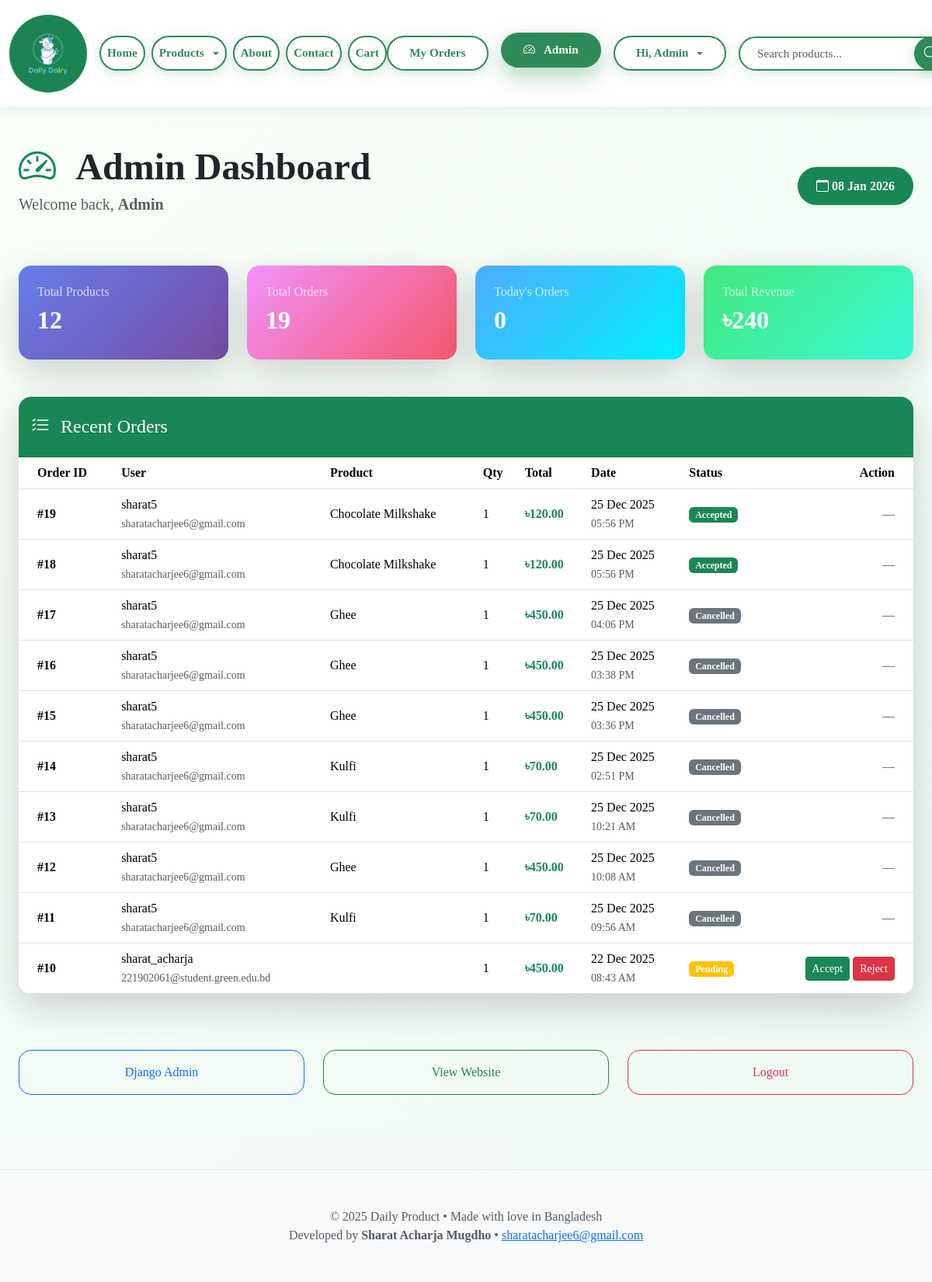
/admin-dashboard/ (signed in), run on the app's committed database.
### app/models.py (models this page shows, shortened)
class Order(models.Model):
    STATUS_CHOICES = (
        ('pending', 'Pending'),
        ('accepted', 'Accepted'),
        ('rejected', 'Rejected'),
        ('paid', 'Paid'),
        ('failed', 'Failed'),
        ('cancelled', 'Cancelled'),
    )
    user = models.ForeignKey(
        User,
        on_delete=models.SET_NULL,
        null=True,
        blank=True
    )
    product = models.ForeignKey(
        Product,
        on_delete=models.CASCADE,
        null=True,
        blank=True
    )
    total = models.DecimalField(max_digits=10, decimal_places=2)
    status = models.CharField(
        max_length=20,
        choices=STATUS_CHOICES,
        default='pending'
    )
    created_at = models.DateTimeField(default=timezone.now)
    updated_at = models.DateTimeField(auto_now=True)
    shipping_address = models.TextField(blank=True, null=True)

class Product(models.Model):
    title = models.CharField(max_length=100)
    selling_price = models.FloatField()
    discounted_price = models.FloatField()
    image = CloudinaryField('image', blank=True, null=True)
    description = models.TextField()
    composition = models.TextField(default='')
    prodapp = models.TextField(default='')
    category = models.CharField(choices=CATEGORY_CHOICES, max_length=2)
    slug = models.SlugField(blank=True, null=True, unique=True)

### app/views.py (the view)
# urls.py: path('admin-dashboard/', views.admin_dashboard, name='admin_dashboard'),
@login_required
@user_passes_test(lambda u: u.is_staff)
def admin_dashboard(request):
    orders = Order.objects.select_related('user', 'product').order_by('-created_at')
    products = Product.objects.all()
    today = timezone.now().date()
    today_orders = Order.objects.filter(created_at__date=today).count()
    total_revenue = Order.objects.filter(
        status__in=['accepted', 'paid']
    ).aggregate(total=Sum('total'))['total'] or 0
    context = {
        'orders': orders,
        'products': products,
        'today_orders': today_orders,
        'total_revenue': total_revenue,
        'today': today,
    }
    return render(request, 'app/admin_dashboard.html', context)

### app/templates/app/admin_dashboard.html (shortened to what this page needs)
{% extends 'app/base.html' %}
{% load static %}
{% block main-content %}
<div class="container-fluid py-5 px-4"
     style="background: linear-gradient(135deg, #f8fff9 0%, #f0f8f4 100%); min-height: 100vh;">
    <div class="d-flex justify-content-between align-items-center mb-5">
        <div>
            <h1 class="display-5 fw-bold text-dark mb-1">
                <i class="bi bi-speedometer2 text-success me-3"></i> Admin Dashboard
            </h1>
            <p class="text-muted fs-5">
                Welcome back, <strong>{{ user.username }}</strong>
            </p>
        </div>
        <div class="text-end">
            <span class="badge bg-success fs-6 px-4 py-3 rounded-pill shadow-sm">
                <i class="bi bi-calendar"></i> {{ today|date:"d M Y" }}
            </span>
        </div>
    </div>
    <div class="row g-4 mb-5">
        <div class="col-xl-3 col-md-6">
            <div class="card border-0 shadow-lg rounded-4 h-100"
                 style="background: linear-gradient(135deg, #667eea, #764ba2);">
                <div class="card-body text-white p-4">
                    <h6 class="opacity-75">Total Products</h6>
                    <h2 class="fw-bold">{{ products.count }}</h2>
                </div>
            </div>
        </div>
        <div class="col-xl-3 col-md-6">
            <div class="card border-0 shadow-lg rounded-4 h-100"
                 style="background: linear-gradient(135deg, #f093fb, #f5576c);">
                <div class="card-body text-white p-4">
                    <h6 class="opacity-75">Total Orders</h6>
                    <h2 class="fw-bold">{{ orders.count }}</h2>
                </div>
            </div>
        </div>
        <div class="col-xl-3 col-md-6">
            <div class="card border-0 shadow-lg rounded-4 h-100"
                 style="background: linear-gradient(135deg, #4facfe, #00f2fe);">
                <div class="card-body text-white p-4">
                    <h6 class="opacity-75">Today's Orders</h6>
                    <h2 class="fw-bold">{{ today_orders }}</h2>
                </div>
            </div>
        </div>
        <div class="col-xl-3 col-md-6">
            <div class="card border-0 shadow-lg rounded-4 h-100"
                 style="background: linear-gradient(135deg, #43e97b, #38f9d7);">
                <div class="card-body text-white p-4">
                    <h6 class="opacity-75">Total Revenue</h6>
                    <h2 class="fw-bold">৳{{ total_revenue|floatformat:0 }}</h2>
                </div>
            </div>
        </div>
    </div>
    <div class="card border-0 shadow-lg rounded-4 overflow-hidden">
        <div class="card-header bg-success text-white py-4">
            <h4 class="mb-0">
                <i class="bi bi-list-check me-2"></i> Recent Orders
            </h4>
        </div>
        <div class="card-body p-0">
            <div class="table-responsive">
                <table class="table table-hover align-middle mb-0">
                    <thead class="bg-light">
                        <tr>
                            <th class="ps-4">Order ID</th>
                            <th>User</th>
                            <th>Product</th>
                            <th>Qty</th>
                            <th>Total</th>
                            <th>Date</th>
                            <th>Status</th>
                            <th class="text-end pe-4">Action</th>
                        </tr>
                    </thead>
                    <tbody>
                    {% for order in orders|slice:":10" %}
                        <tr>
                            <td class="ps-4 fw-bold">#{{ order.id }}</td>
                            <td>
                                {{ order.user.username }}<br>
                                <small class="text-muted">{{ order.user.email }}</small>
                            </td>
                            <td>{{ order.product.title }}</td>
                            <td>1</td>
                            <td class="fw-bold text-success">
                                ৳{{ order.total }}
                            </td>
                            <td>
                                {{ order.created_at|date:"d M Y" }}<br>
                                <small class="text-muted">
                                    {{ order.created_at|time:"h:i A" }}
                                </small>
                            </td>
                            <td>
                                {% if order.status == 'pending' %}
                                    <span class="badge bg-warning">Pending</span>
                                {% elif order.status == 'accepted' %}
                                    <span class="badge bg-success">Accepted</span>
                                {% elif order.status == 'rejected' %}
                                    <span class="badge bg-danger">Rejected</span>
                                {% elif order.status == 'cancelled' %}
                                    <span class="badge bg-secondary">Cancelled</span>
                                {% endif %}
                            </td>
                            <td class="text-end pe-4">
                                {% if order.status == 'pending' %}
                                    <a href="{% url 'order_status' order.id 'accepted' %}"
                                       class="btn btn-sm btn-success">
                                        Accept
                                    </a>
                                    <a href="{% url 'order_status' order.id 'rejected' %}"
                                       class="btn btn-sm btn-danger">
                                        Reject
                                    </a>
                                {% else %}
                                    <span class="text-muted">—</span>
                                {% endif %}
                            </td>
                        </tr>
                    {% empty %}
                        <tr>
                            <td colspan="8" class="text-center py-5 text-muted">
                                No orders found
                            </td>
                        </tr>
                    {% endfor %}
                    </tbody>
                </table>
            </div>
        </div>
    </div>
    <div class="row mt-5 g-4">
        <div class="col-md-4">
            <a href="{% url 'admin:index' %}"
               class="btn btn-outline-primary w-100 py-3 rounded-4">
                Django Admin
            </a>
        </div>
        <div class="col-md-4">
            <a href="{% url 'home' %}"
               class="btn btn-outline-success w-100 py-3 rounded-4">
                View Website
            </a>
        </div>
        <div class="col-md-4">
            <a href="{% url 'logout' %}"
               class="btn btn-outline-danger w-100 py-3 rounded-4">
                Logout
            </a>
        </div>
    </div>
</div>
<link rel="stylesheet"
      href="https://cdn.jsdelivr.net/npm/bootstrap-icons@1.11.3/font/bootstrap-icons.min.css">
{% endblock %}

### app/templates/app/base.html (shortened to what this page needs)
<!doctype html>
{% load static %}
<html lang="en">
<head>
  <link href="https://cdn.jsdelivr.net/npm/bootstrap@5.3.8/dist/css/bootstrap.min.css" rel="stylesheet">
  <link rel="stylesheet" href="https://cdn.jsdelivr.net/npm/bootstrap-icons@1.11.3/font/bootstrap-icons.min.css">
  <link rel="stylesheet" href="{% static 'app/css/owl.carousel.min.css' %}">
  <link rel="stylesheet" href="{% static 'app/css/all.min.css' %}">
  <link rel="stylesheet" href="{% static 'app/css/style.css' %}">
</head>
<body>
<nav class="navbar navbar-expand-lg">
  <div class="container-fluid">
    <a class="navbar-brand" href="{% url 'home' %}">
      <img src="{% static 'app/images/product/mugdho7.png' %}"
           width="100" height="100"
           alt="Daily Product"
           class="rounded-circle shadow-sm">
    </a>
    <div class="collapse navbar-collapse" id="navContent">
      <ul class="navbar-nav me-auto mb-2 mb-lg-0 gap-2 align-items-center">
        <li class="nav-item">
          <a class="nav-pill nav-link {% if request.resolver_match.url_name == 'home' %}active{% endif %}"
             href="{% url 'home' %}">Home</a>
        </li>
        <li class="nav-item dropdown">
          <a class="nav-pill nav-link dropdown-toggle" href="#" data-bs-toggle="dropdown">
            Products
          </a>
        </li>
        <li class="nav-item">
          <a class="nav-pill nav-link {% if request.resolver_match.url_name == 'about' %}active{% endif %}"
             href="{% url 'about' %}">About</a>
        </li>
        <li class="nav-item">
          <a class="nav-pill nav-link {% if request.resolver_match.url_name == 'contact' %}active{% endif %}"
             href="{% url 'contact' %}">Contact</a>
        </li>
        <li class="nav-item">
          <a class="nav-pill nav-link position-relative {% if request.resolver_match.url_name == 'cart' %}active{% endif %}"
             href="{% url 'cart' %}">
            Cart
          </a>
        </li>
      </ul>
      <div class="d-flex align-items-center gap-3">
        {% if user.is_authenticated %}
          <a class="nav-pill {% if request.resolver_match.url_name == 'my_orders' %}active{% endif %}"
             href="{% url 'my_orders' %}">
            My Orders
          </a>
          {% if user.is_staff %}
          <a class="nav-pill {% if request.resolver_match.url_name == 'admin_dashboard' %}active{% endif %}"
             href="{% url 'admin_dashboard' %}">
            <i class="bi bi-speedometer2 me-1"></i> Admin
          </a>
          {% endif %}
          <div class="dropdown">
            <a class="nav-pill dropdown-toggle" href="#" data-bs-toggle="dropdown">
              Hi, {{ user.first_name|default:user.username }}
            </a>
          </div>
        {% else %}
          <a class="nav-pill" href="{% url 'account_login' %}">Login</a>
          <a class="nav-pill" href="{% url 'account_signup' %}">Register</a>
        {% endif %}
        <form class="search-form" method="GET" action="{% url 'search' %}">
          <input class="form-control"
                 type="search"
                 placeholder="Search products..."
                 name="query"
                 required>
          <button type="submit">
            <i class="bi bi-search"></i>
          </button>
        </form>
      </div>
    </div>
  </div>
</nav>
  {% block main-content %}{% endblock %}
  <footer class="footer text-center py-5 mt-5">
    <p class="mb-0 text-muted">
      © 2025 Daily Product • Made with love in Bangladesh<br>
      Developed by <strong>Sharat Acharja Mugdho</strong> •
      <a href="mailto:sharatacharjee6@gmail.com">sharatacharjee6@gmail.com</a>
    </p>
  </footer>
</body>
</html>

### app/templates/app/base.html (style rules this page uses)
:root { --green: #2E8B57; --green-dark: #1e6b42; --light: #f8fff9; }
body { background: linear-gradient(135deg, #f8fdf9 0%, #f0f8f4 100%); background-attachment: fixed; font-family: 'Georgia', 'Times New Roman', serif; min-height: 100vh; color: #212529; }
.navbar { background: white !important; padding: 0.85rem 0; box-shadow: 0 4px 20px rgba(0,0,0,0.07); border-bottom: 1px solid #eef7f1; position: sticky; top: 0; z-index: 1030; }
.navbar { transition: background 0.3s ease, box-shadow 0.3s ease; }
.nav-pill { background: white; color: var(--green) !important; border: 2.8px solid var(--green); border-radius: 50px; padding: 0.55rem 1.7rem; font-weight: 600; font-size: 0.95rem; min-height: 44px; display: inline-flex; align-items: center; justify-content: center; gap: 7px; transition: all 0.35s ease; box-shadow: 0 4px 15px rgba(46,139,87,0.18); text-decoration: none !important; white-space: nowrap; }
.nav-pill:hover, .nav-pill.active { background: var(--green) !important; color: white !important; transform: translateY(-4px); box-shadow: 0 12px 28px rgba(46,139,87,0.35); }
.search-form { position: relative; width: 270px; }
.search-form .form-control { height: 44px; border-radius: 50px; padding: 0 1.4rem 0 1.4rem; border: 2.8px solid var(--green); font-size: 0.95rem; background: white; box-shadow: 0 4px 15px rgba(46,139,87,0.15); }
.search-form button { position: absolute; top: 0; right: 0; height: 44px; width: 44px; border-radius: 50%; background: var(--green); color: white; border: none; font-size: 1.1rem; display: flex; align-items: center; justify-content: center; transition: all 0.3s ease; box-shadow: 0 4px 15px rgba(46,139,87,0.25); }
.footer { background: #f8f9fa; padding: 4rem 0 3rem; margin-top: 8rem; border-top: 1px solid #e9ecef; }

### data on the page
Order: id "19", user.username "sharat5", user.email "sharatacharjee6@gmail.com", product "Chocolate Milkshake", total "120.00", created_at "25 Dec 2025", created_at "05:56 PM", status "Accepted"
Order: id "18", user.username "sharat5", user.email "sharatacharjee6@gmail.com", product "Chocolate Milkshake", total "120.00", created_at "25 Dec 2025", created_at "05:56 PM", status "Accepted"
Order: id "17", user.username "sharat5", user.email "sharatacharjee6@gmail.com", product "Ghee", total "450.00", created_at "25 Dec 2025", created_at "04:06 PM", status "Cancelled"
Order: id "16", user.username "sharat5", user.email "sharatacharjee6@gmail.com", product "Ghee", total "450.00", created_at "25 Dec 2025", created_at "03:38 PM", status "Cancelled"
Order: id "15", user.username "sharat5", user.email "sharatacharjee6@gmail.com", product "Ghee", total "450.00", created_at "25 Dec 2025", created_at "03:36 PM", status "Cancelled"
Order: id "14", user.username "sharat5", user.email "sharatacharjee6@gmail.com", product "Kulfi", total "70.00", created_at "25 Dec 2025", created_at "02:51 PM", status "Cancelled"
Order: id "13", user.username "sharat5", user.email "sharatacharjee6@gmail.com", product "Kulfi", total "70.00", created_at "25 Dec 2025", created_at "10:21 AM", status "Cancelled"
Order: id "12", user.username "sharat5", user.email "sharatacharjee6@gmail.com", product "Ghee", total "450.00", created_at "25 Dec 2025", created_at "10:08 AM", status "Cancelled"
Order: id "11", user.username "sharat5", user.email "sharatacharjee6@gmail.com", product "Kulfi", total "70.00", created_at "25 Dec 2025", created_at "09:56 AM", status "Cancelled"
Order: id "10", user.username "sharat_acharja", user.email "221902061@student.green.edu.bd", total "450.00", created_at "22 Dec 2025", created_at "08:43 AM", status "Pending"

### other printed values
{{ user.first_name|default:user.username }} "Admin"
{{ user.username }} "Admin"
{{ products.count }} "12"
{{ orders.count }} "19"
{{ today_orders }} "0"
{{ total_revenue|floatformat:0 }} "240"
